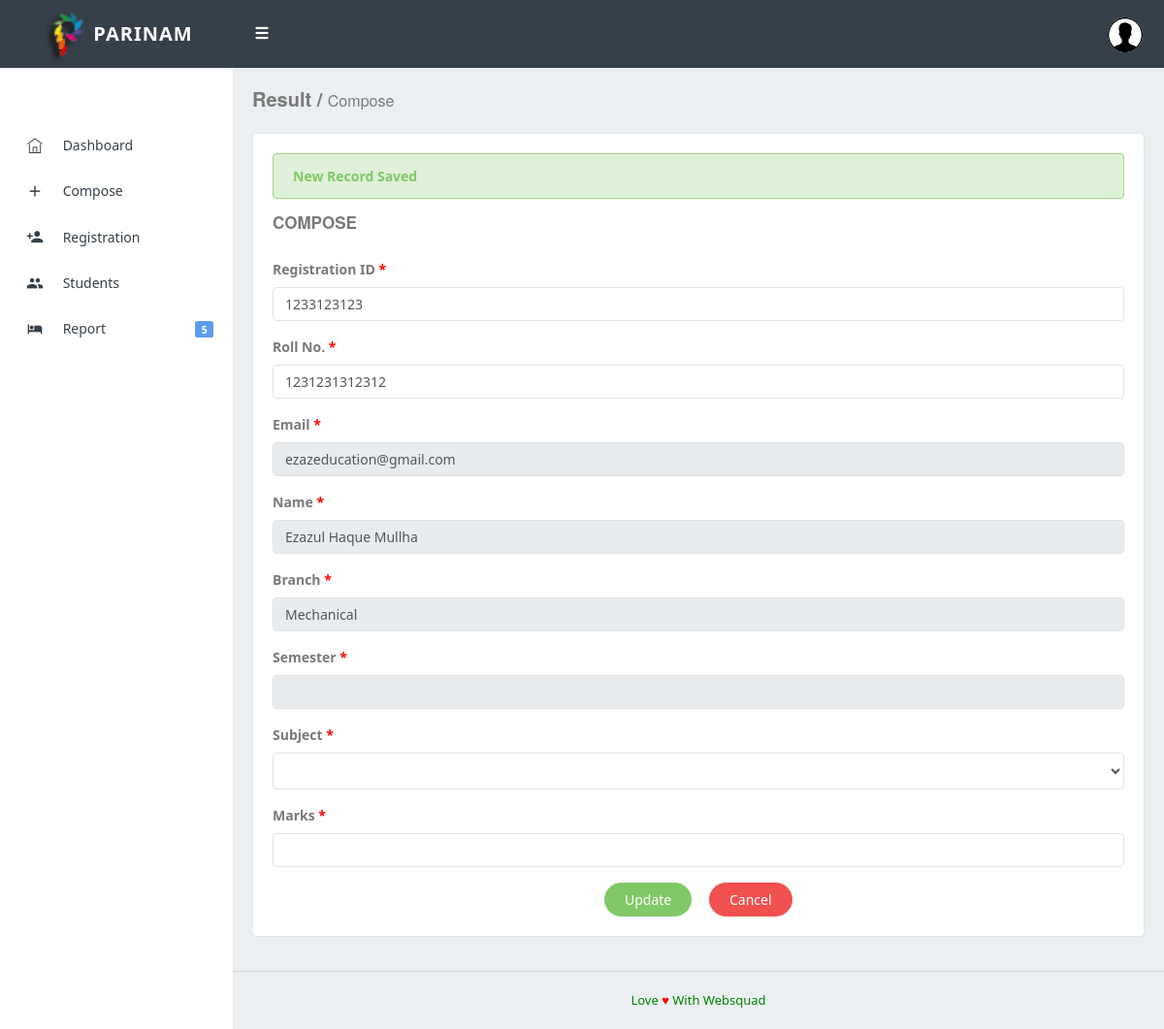
/update_result.php?email=ezazeducation@gmail.com, run on the app's committed database.
### tables this page shows
CREATE TABLE `student` (
  `id` bigint(100) NOT NULL,
  `email` varchar(225) NOT NULL,
  `name` varchar(255) NOT NULL,
  `department` varchar(255) NOT NULL,
  `semester` int(100) NOT NULL,
  `reg_num` varchar(255) NOT NULL,
  `roll_num` varchar(255) NOT NULL,
  `mother` varchar(255) NOT NULL,
  `father` varchar(255) NOT NULL,
  `dob` date NOT NULL
);

### update_result.php (the view, shortened to what this page needs)
<?php
	require "include/db.php";
	$student_id = $_GET['email'];
	$sem = $_GET['sem'];
	$sub_id = $_GET['sub_id'];
	$sql = "SELECT email, name,department, semester, reg_num, roll_num FROM student WHERE email = '$student_id' ";
	$result = mysqli_query($conn, $sql);
	$row = mysqli_fetch_assoc($result);
	$reg_num = $row['reg_num'];
	$roll_num = $row['roll_num'];
	$name = $row['name'];
	$department = $row['department'];
	function fetch_sub($sub_id){
		require 'include/db.php';
		$sql = "SELECT * FROM subject WHERE sub_id = '$sub_id' ";
		$result = mysqli_query($conn, $sql);
		if(!$result){
			echo(mysqli_error($conn));
		}
		else{
			$row = mysqli_fetch_assoc($result);
			echo '<option value="'.$row['sub_id'].'">'.$row['sub_name'].'</option>';
		}
	}
?>
<!DOCTYPE html>
 <html>
     <head>
         <link href="assets/css/bootstrap.min.css" rel="stylesheet" type="text/css" />
         <link href="assets/css/icons.css" rel="stylesheet" type="text/css" />
         <link href="assets/css/style.css" rel="stylesheet" type="text/css" />
     </head>
     <body class="fixed-left">
         <div id="wrapper">
          <?php require 'nav.php';?>
             <div class="left side-menu">
                 <div class="sidebar-inner slimscrollleft">
                     <div id="sidebar-menu">
<?php require 'menu.php';?>
                     </div>
                 </div>
             </div>
          <div class="content-page">
                 <div class="content">
                     <div class="container-fluid">
                         <div class="row">
                             <div class="col-sm-12">
                                 <h4 class="page-title">Result / <small>Compose </small></h4>
                             </div>
                         </div>
                          <div class="row">
                             <div class="col-md-12">
							 <div class="card-box">
<div class="alert alert-success">
                                                 <strong>New Record Saved</strong>
                                             </div>
							 <h4 class="m-t-0 header-title"><b>Compose</b></h4>
                                     <form method="post" action="#" id="compose_form" onsubmit="return update_result()">
                                         <div>
                                             <section>
                                                 <div class="form-group clearfix">
                                                     <label class="control-label " for="userName">Registration ID <font color="red">*</font></font> </label>
                                                     <div class="">
                                                         <input class="form-control required" onkeyup="fetch_student(this.value)" id="s_reg" value="<?php echo $reg_num; ?>"   name="reg_num" type="text" required />
                                                     </div>
                                                 </div>
                                                 <div class="form-group clearfix">
                                                     <label class="control-label " for="password"> Roll No. <font color="red">* </font></label>
                                                     <div class="">
                                                         <input  name="roll_num" type="text" value="<?php echo $roll_num; ?>" onkeyup="fetch_student(this.value)" id="s_roll" class="required form-control" required />
                                                     </div>
                                                 </div>
												 <div class="form-group clearfix">
                                                     <label class="control-label " for="password"> Email <font color="red">*</font></label>
                                                     <div class="">
                                                         <input  name="s_email" type="text" value="<?php echo $student_id; ?>" id="s_email" class="required form-control" required  readonly />
                                                     </div>
                                                 </div>
												 <div class="form-group clearfix">
                                                     <label class="control-label " for="password"> Name <font color="red">*</font></label>
                                                     <div class="">
                                                         <input  name="name" type="text" id="s_name" value="<?php echo $name; ?>" class="required form-control" required  readonly />
                                                     </div>
                                                 </div>
												 <div class="form-group clearfix">
                                                     <label class="control-label " for="password"> Branch  <font color="red">*</font></label>
                                                     <div class="">
                                                         <input  name="branch" type="text" id="s_branch" value="<?php echo $department; ?>"  class="required form-control" required  readonly />
                                                     </div>
                                                 </div>
												<div class="form-group clearfix">
                                                     <label class="control-label " for="password">Semester  <font color="red">*</font></label>
                                                     <div class="">
                                                        <input  name="semester" type="text" id="s_semester" value="<?php echo $sem; ?>" class="required form-control" required  readonly />
                                                     </div>
                                                 </div>
												 <div class="form-group clearfix">
                                                     <label class="control-label " for="password"> Subject <font color="red">*</font></label>
                                                     <div class="">
                                                         <select  name="subject"  class="required form-control" required  />
																<?php  fetch_sub($sub_id); ?>
                                                     </div>
                                                 </div>
												 <div class="form-group clearfix">
                                                     <label class="control-label " for="password"> Marks <font color="red">*</font></label>
                                                     <div class="">
                                                         <input  name="marks" type="text" class="required form-control" required />
                                                     </div>
                                                 </div>
                                                  <center><button type="submit" class="btn btn-success btn-rounded waves-effect waves-light">Update</button>  &nbsp;&nbsp;&nbsp;
												  <input type="reset" class="btn btn-danger btn-rounded waves-effect waves-light" value="Cancel">
												  </center>
                                             </section>
                                         </div>
                                     </form>
                                 </div>
                             </div>
                         </div>
						 </div>
                     </div>
                 </div>
                 <?php require 'footer.php';?>
             </div>
     </body>
 </html>

### data on the page
student: reg_num "1233123123", roll_num "1231231312312", name "Ezazul Haque Mullha", branch "Mechanical"
